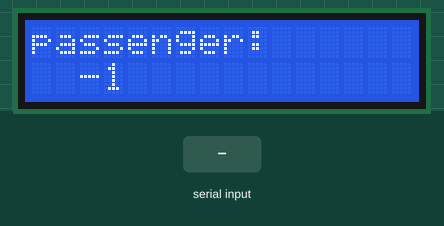
The sketch below on a simulated Arduino Uno, built with avr-gcc and run on an emulated ATmega328P. On the bench: 16×2 character LCD. The inputs (shaded band) are chosen by the test bench. What the sketch prints to the serial monitor is not drawn.

Above: at 1.2 s.
1.3 s: byte 30 received over Serial
At 3.8 s:
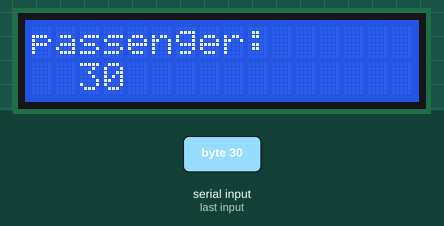
4.3 s: byte 90 received over Serial
At 6.6 s:
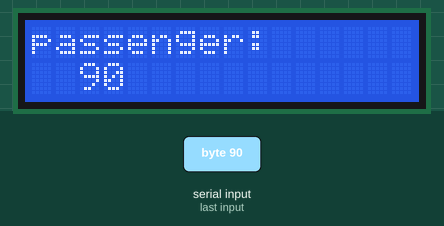
7.3 s: byte 120 received over Serial
At 9.5 s:
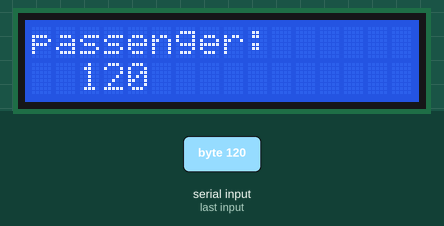
Timing chart, 0 to 11.0 s (numbered marks = the images above; inputs shaded):
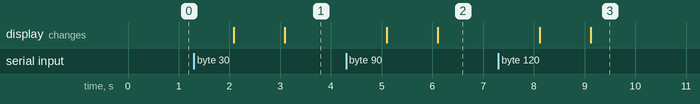

Measured:
- after the input at 1.3 s, the display: first differs from a run without the input after 1.8 s (image 1)

The sketch:

mega_reciever.ino
```cpp
#include <Wire.h>
#include <LiquidCrystal_I2C.h>


const byte LCDcolumns = 16;
const byte LCDrows = 2;

// 0x27 is the default address. Is your address 0x3F - if so, change  to 0x3F
LiquidCrystal_I2C lcd(0x27, LCDcolumns, LCDrows);

int c[10]; //Initialized variable to store recieved data

void setup() {
  // Begin the Serial at 9600 Baud
  Serial.begin(9600);
  lcd.init();
  lcd.backlight();
  lcd.home();
}

void loop() {
  int x = Serial.read(); //Read the serial data and store in var
  Serial.println(x); //Print data on Serial Monitor

  lcd.print("passenger:");
//delay(2000);
lcd.setCursor(2,1);
lcd.print(x);
delay(2000);
lcd.clear();
  delay(1000);
}
```
